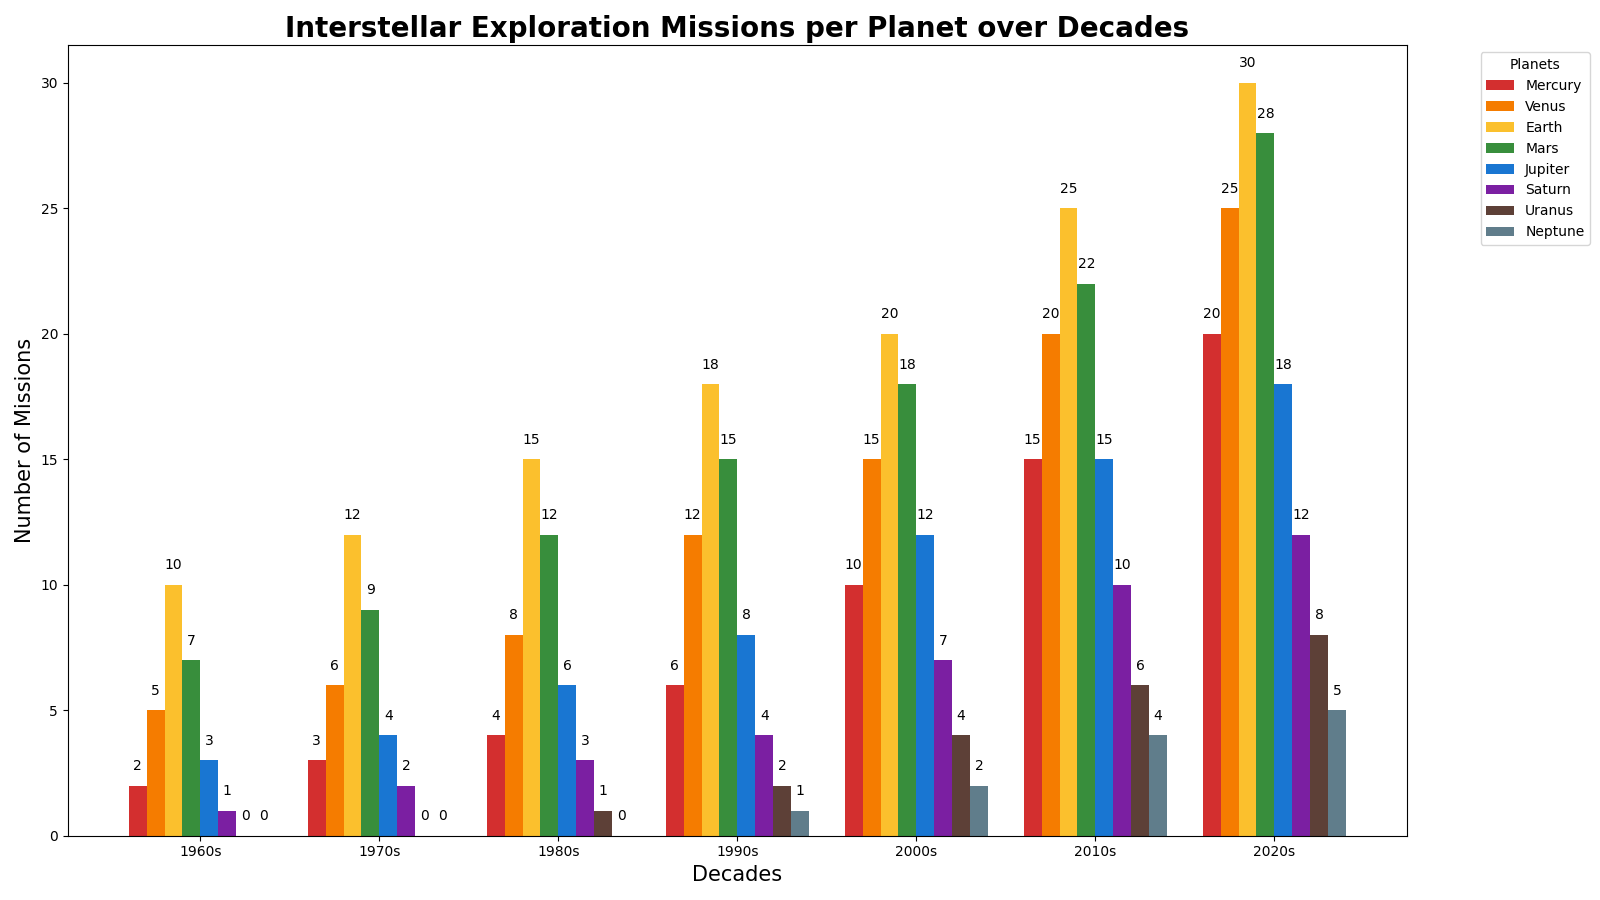

Generate this figure with Python:
import matplotlib.pyplot as plt
import numpy as np

# Backstory: An interstellar space agency is tracking the growth in exploration missions to different planets over several decades.

# Time periods in decades
decades = ['1960s', '1970s', '1980s', '1990s', '2000s', '2010s', '2020s']

# Names of the planets
planets = ['Mercury', 'Venus', 'Earth', 'Mars', 'Jupiter', 'Saturn', 'Uranus', 'Neptune']

# Number of exploration missions to each planet per decade
missions = np.array([
    [2, 5, 10, 7, 3, 1, 0, 0],  # 1960s
    [3, 6, 12, 9, 4, 2, 0, 0],  # 1970s
    [4, 8, 15, 12, 6, 3, 1, 0], # 1980s
    [6, 12, 18, 15, 8, 4, 2, 1],# 1990s
    [10, 15, 20, 18, 12, 7, 4, 2],# 2000s
    [15, 20, 25, 22, 15, 10, 6, 4],# 2010s
    [20, 25, 30, 28, 18, 12, 8, 5] # 2020s
])

# Plotting the bar chart
fig, ax = plt.subplots(figsize=(16, 9))

# Creating an array of colors for the respective planets
colors = ['#d32f2f', '#f57c00', '#fbc02d', '#388e3c', '#1976d2', '#7b1fa2', '#5d4037', '#607d8b']

# Setting the bar width
bar_width = 0.10

# Creating positions for the bars
indices = np.arange(len(decades))

# Plotting each planet's data
for i, planet in enumerate(planets):
    ax.bar(indices + i * bar_width, missions[:, i], bar_width, label=planet, color=colors[i])

# Adding titles and labels
ax.set_title('Interstellar Exploration Missions per Planet over Decades', fontsize=20, fontweight='bold')
ax.set_xlabel('Decades', fontsize=15)
ax.set_ylabel('Number of Missions', fontsize=15)
ax.set_xticks(indices + 3.5 * bar_width)
ax.set_xticklabels(decades)

# Adding legends
ax.legend(title='Planets', bbox_to_anchor=(1.05, 1), loc='upper left')

# Adding annotations on each bar
for i in range(len(decades)):
    for j in range(len(planets)):
        ax.text(i + j * bar_width, missions[i, j] + 0.5, f'{missions[i, j]}', ha='center', va='bottom', fontsize=10, color='black')

# Improving layout to prevent overlap
plt.tight_layout()
plt.show()
